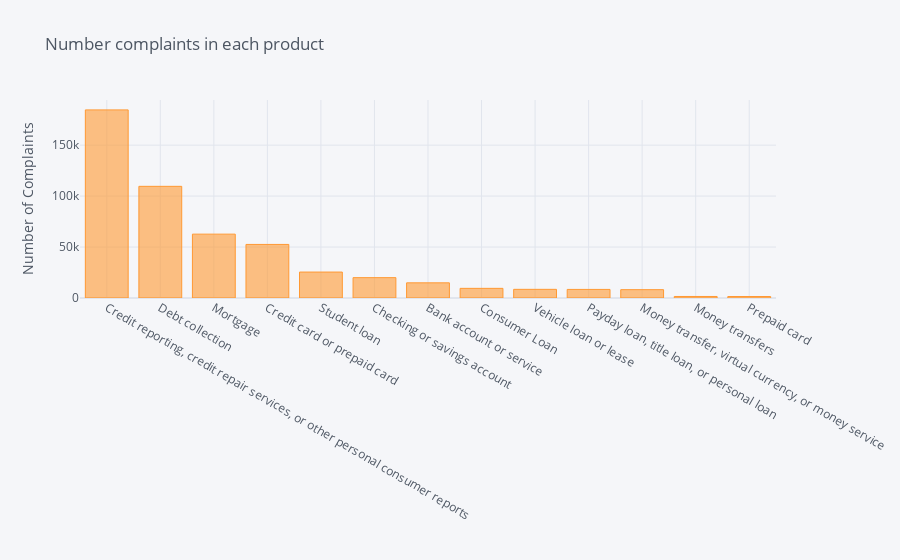

The notebook cell this image was saved under:
### Code cell
df['Product'].value_counts().sort_values(ascending=False).iplot(kind='bar', yTitle='Number of Complaints', 
                                                                title='Number complaints in each product')

### Figure 1 — Plotly figure (JSON) as saved in the notebook; plotly's stock layout.template omitted (floating-point values rounded to 4 significant figures)
{"data": [{"marker": {"color": "rgba(255, 153, 51, 0.6)", "line": {"color": "rgba(255, 153, 51, 1.0)", "width": 1}}, "name": "Product", "orientation": "v", "text": "", "type": "bar", "x": ["Credit reporting, credit repair services, or other personal consumer reports", "Debt collection", "Mortgage", "Credit card or prepaid card", "Student loan", "Checking or savings account", "Bank account or service", "Consumer Loan", "Vehicle loan or lease", "Payday loan, title loan, or personal loan", "Money transfer, virtual currency, or money service", "Money transfers", "Prepaid card"], "y": [184579, 109568, 62670, 52568, 25456, 19971, 14885, 9473, 8509, 8418, 8187, 1497, 1450]}], "layout": {"legend": {"bgcolor": "#F5F6F9", "font": {"color": "#4D5663"}}, "paper_bgcolor": "#F5F6F9", "plot_bgcolor": "#F5F6F9", "title": {"font": {"color": "#4D5663"}, "text": "Number complaints in each product"}, "xaxis": {"gridcolor": "#E1E5ED", "showgrid": true, "tickfont": {"color": "#4D5663"}, "title": {"font": {"color": "#4D5663"}, "text": ""}, "zerolinecolor": "#E1E5ED"}, "yaxis": {"gridcolor": "#E1E5ED", "showgrid": true, "tickfont": {"color": "#4D5663"}, "title": {"font": {"color": "#4D5663"}, "text": "Number of Complaints"}, "zerolinecolor": "#E1E5ED"}}}
